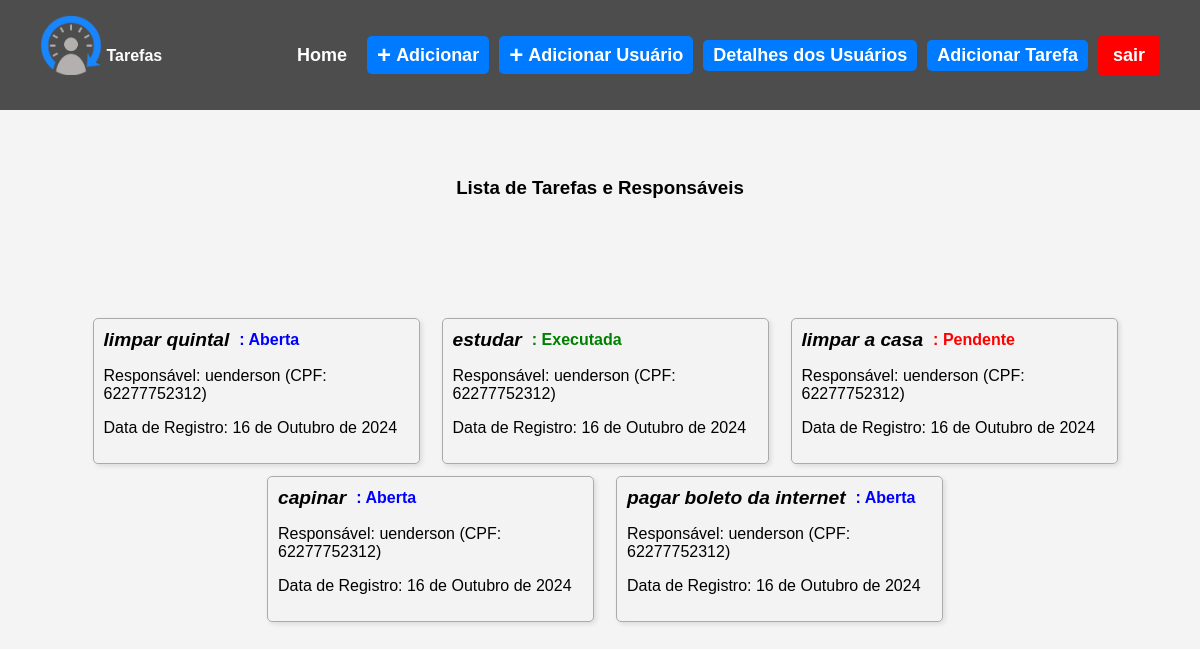
The app's page /tarefas/ (signed in) with its own data.
### tarefas/models.py (models this page shows, shortened)
class CadastroTarefas(models.Model):
    STATUS_CHOICES = [
        ('Aberta', 'Aberta'),
        ('Pendente', 'Pendente'),
        ('Executada', 'Executada'),
    ]
    responsavel = models.ForeignKey(Usuario, on_delete=models.CASCADE)  # Relacionamento com o usuário
    data = models.DateField()  # Data da tarefa
    titulo_tarefa = models.CharField(max_length=200)  # Título da tarefa
    status = models.CharField(max_length=9, choices=STATUS_CHOICES, default='Aberta')  # Status da tarefa
    datadoregistro = models.DateField(auto_now_add=True)  # Data do registro do tempo
    horas_trabalhadas = models.DurationField()  # Horas ou minutos trabalhados
    descricao = models.TextField()  # Descrição do trabalho realizado

class Usuario(AbstractBaseUser, PermissionsMixin):
    cpf = models.CharField(max_length=11, unique=True)
    nome_user = models.CharField(max_length=200)
    is_active = models.BooleanField(default=True)
    is_staff = models.BooleanField(default=False)
    objects = UsuarioManager()
    USERNAME_FIELD = 'cpf'
    REQUIRED_FIELDS = ['nome_user']  # Inclua apenas campos obrigatórios adicionais
    def __str__(self):
        return f"{self.nome_user} (CPF: {self.cpf})"

### tarefas/views.py (the view)
# urls.py: path('tarefas/', views.lista_tarefas, name='lista_tarefas'),
@login_required
def lista_tarefas(request):
    tarefas = CadastroTarefas.objects.filter(responsavel=request.user)
    return render(request, 'tarefas/home.html', {'cadastro_tarefas': tarefas})

### tarefas/templates/tarefas/home.html (shortened to what this page needs)
{% load static %}
<!DOCTYPE html>
<html lang="pt-BR">
<head>
    <link rel="stylesheet" href="{% static 'home_list/style.css' %}">
    <link rel="stylesheet" href="{% static 'nav/nav.css' %}">
</head>
<body>
    {% include 'includs/navbar.html' %}
    <h3>Lista de Tarefas e Responsáveis</h3>
    <div class="corpo">
    <div class="flex-container">
        {% if cadastro_tarefas %}
            {% for cadastro_tarefa in cadastro_tarefas %}
                <a class="card_but" href="{% url 'detalhar' cadastro_tarefa.id %}">
                    <div class="card">
                        <div class="titulo-status">
                            <h3 id="titulo" class="titulo">{{ cadastro_tarefa.titulo_tarefa }}</h3>
                            <span class="{% if cadastro_tarefa.status == 'Pendente' %}status-pendente{% elif cadastro_tarefa.status == 'Aberta' %}status-aberta{% elif cadastro_tarefa.status == 'Executada' %}status-executada{% endif %}">
                                : {{ cadastro_tarefa.status }}
                            </span>
                        </div>
                        <p>Responsável: {{ cadastro_tarefa.responsavel }}</p>
                        <p>Data de Registro: {{ cadastro_tarefa.datadoregistro }}</p>
                    </div>
                </a>
            {% endfor %}
        {% else %}
            <p>Não há tarefas disponíveis.</p>
        {% endif %}
    </div>
</div>
</body>
</html>

### tarefas/templates/includs/navbar.html
{% load static %}
<nav class="navbar">
    <div class="nav-left">
        <img src="{% static 'img/logo1.png' %}" alt="Logo" class="logo">  <h4 id="titulo_logo">  Tarefas</h4>
    </div>
    <div class="nav-right">
        <a href="{% url 'lista_tarefas' %}" class="nav-item">Home</a>
        <a href="{% url 'adicionar' %}" class="add-button">
            <span class="plus-icon">+</span> Adicionar
        </a>
              {% if request.user.is_superuser %}
              <a class="add-button" href="{% url 'add_usuario' %}" class="nav-item"><span class="plus-icon">+</span>  Adicionar Usuário</a>
              <a class="add-button" href="{% url 'detalhes_usuarios' %}">Detalhes dos Usuários</a>
              {% endif %}
              {% if request.user.is_superuser %}
              <a class="add-button" href="{% url 'adicionar_tarefa' %}" class="nav-item">Adicionar Tarefa</a>
          {% endif %}
              <a  href="{% url 'logout' %}" class="nav-item logout-button"> sair</a>
    </div>
</nav>

### static/home_list/style.css (style rules this page uses)
body { background-color: #d8d8d8f5; margin: 0; padding: 0; font-family: Arial, sans-serif; overflow-x: hidden; }
.flex-container { width: 100%; display: flex; flex-wrap: wrap; gap: 12px; margin: 100px 0 20px 0; justify-content: center; padding: 0 10px; }
.card { background-color: #f3f3f3e6; border: 1px solid #aaaaaa; border-radius: 5px; padding: 10px; flex: 1 1 210px; min-width: 280px; max-width: 305px; box-shadow: 2px 2px 5px rgba(0, 0, 0, 0.1); transition: background-color 0.3s, border 0.3s; }
.card h3 { margin: 0; font-size: 1.2em; }
#titulo { color: rgb(0, 0, 0); font-style: oblique; margin-left: 0; margin-right: 10px; }
#titulo { color: rgb(0, 0, 0); font-style:oblique; margin-left: 0px; margin-right: 10px; }
.titulo { margin-right: 10px; }
.titulo-status { display: flex; align-items: center; }
.status-pendente { color: red; font-weight: bold; }
.status-aberta { color: blue; font-weight: bold; }
.status-executada { color: green; font-weight: bold; }
.card_but { text-decoration: none; cursor: pointer; list-style: none; color: inherit; margin-right: 10px; }
body { margin: 0; padding: 0; font-family: Arial, sans-serif; background-color: #f4f4f4; display: flex; flex-direction: column; align-items: center; justify-content: center; min-height: 100vh; }
.logo { width: 100px; margin-bottom: 20px; }
#titulo_logo { font-size: 24px; margin-bottom: 20px; }

### static/nav/nav.css (style rules this page uses)
.navbar { position: fixed; top: 0; left: 0; width: 100vw; z-index: 1000; display: flex; justify-content: space-between; align-items: center; padding: 15px 40px; background-color: #454242; margin-bottom: 150px; box-sizing: border-box; }
.nav-left { display: flex; align-items: center; }
.logo { height: 60px; width: auto; }
.nav-right { display: flex; align-items: center; gap: 10px; }
.nav-item { color: white; text-decoration: none; font-size: 18px; font-weight: bold; padding: 5px 10px; transition: background-color 0.3s ease; }
.add-button { display: flex; align-items: center; color: white; text-decoration: none; font-size: 18px; font-weight: bold; background-color: #007bff; padding: 5px 10px; border-radius: 5px; transition: background-color 0.3s ease; }
.plus-icon { font-size: 24px; margin-right: 5px; }
#titulo_logo { color: #ffffff; font-size: 16px; margin-left: 5px; }
.navbar { position: fixed; top: 0; left: 0; width: 100vw; z-index: 1000; display: flex; justify-content: space-between; align-items: center; padding: 15px 40px; background-color: #4e4d4d; margin-bottom: 150px; box-sizing: border-box; }
.logout-button { color: white; background-color: red; padding: 10px 15px; border-radius: 5px; text-decoration: none; }

### records on screen
CadastroTarefas: titulo_tarefa "limpar quintal", status "Aberta", responsavel "uenderson (CPF: 62277752312)", datadoregistro "16 de Outubro de 2024"
CadastroTarefas: titulo_tarefa "estudar", status "Executada", responsavel "uenderson (CPF: 62277752312)", datadoregistro "16 de Outubro de 2024"
CadastroTarefas: titulo_tarefa "limpar a casa", status "Pendente", responsavel "uenderson (CPF: 62277752312)", datadoregistro "16 de Outubro de 2024"
CadastroTarefas: titulo_tarefa "capinar", status "Aberta", responsavel "uenderson (CPF: 62277752312)", datadoregistro "16 de Outubro de 2024"
CadastroTarefas: titulo_tarefa "pagar boleto da internet", status "Aberta", responsavel "uenderson (CPF: 62277752312)", datadoregistro "16 de Outubro de 2024"
